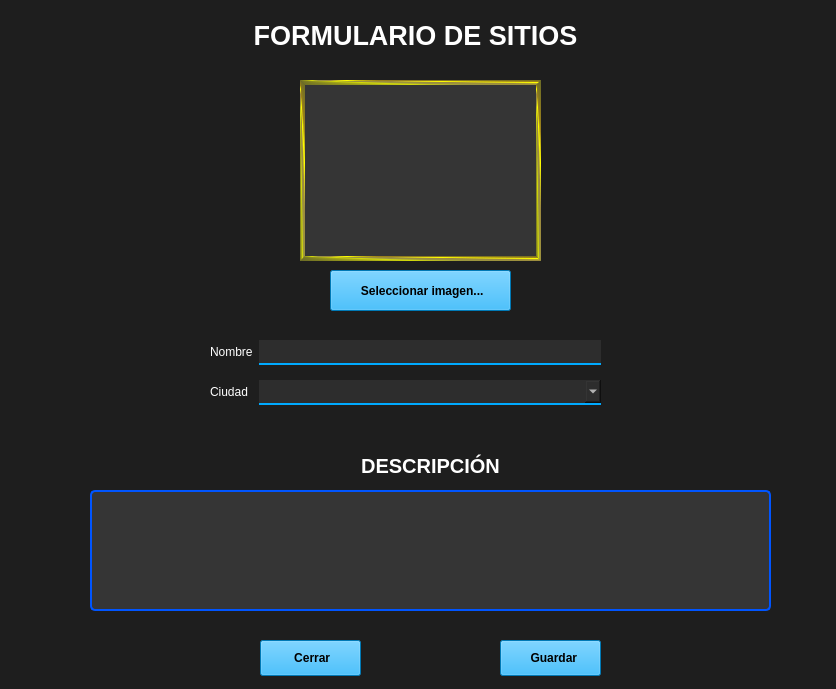
<?xml version="1.0" encoding="UTF-8"?>
<ui version="4.0">
 <class>agregarSitios</class>
 <widget class="QWidget" name="agregarSitios">
  <property name="windowModality">
   <enum>Qt::WindowModality::WindowModal</enum>
  </property>
  <property name="geometry">
   <rect>
    <x>0</x>
    <y>0</y>
    <width>836</width>
    <height>689</height>
   </rect>
  </property>
  <property name="maximumSize">
   <size>
    <width>836</width>
    <height>689</height>
   </size>
  </property>
  <property name="windowTitle">
   <string>Sitios</string>
  </property>
  <property name="windowIcon">
   <iconset>
    <normaloff>../recursos/img/sitios.png</normaloff>../recursos/img/sitios.png</iconset>
  </property>
  <property name="styleSheet">
   <string notr="true">background-color: rgb(30, 30, 30);
color: rgb(255, 255, 255);</string>
  </property>
  <widget class="QLabel" name="label">
   <property name="geometry">
    <rect>
     <x>10</x>
     <y>20</y>
     <width>811</width>
     <height>31</height>
    </rect>
   </property>
   <property name="font">
    <font>
     <pointsize>20</pointsize>
     <bold>true</bold>
    </font>
   </property>
   <property name="styleSheet">
    <string notr="true">color: rgb(255, 255, 255);</string>
   </property>
   <property name="text">
    <string>FORMULARIO DE SITIOS</string>
   </property>
   <property name="alignment">
    <set>Qt::AlignmentFlag::AlignCenter</set>
   </property>
  </widget>
  <widget class="QPushButton" name="seleccionarImagen">
   <property name="geometry">
    <rect>
     <x>330</x>
     <y>270</y>
     <width>181</width>
     <height>41</height>
    </rect>
   </property>
   <property name="font">
    <font>
     <bold>true</bold>
    </font>
   </property>
   <property name="styleSheet">
    <string notr="true">color: rgb(0, 0, 0);
background-color: rgb(0, 170, 255);</string>
   </property>
   <property name="text">
    <string> Seleccionar imagen...</string>
   </property>
   <property name="icon">
    <iconset>
     <normaloff>../recursos/iconos/ic_imagen.png</normaloff>../recursos/iconos/ic_imagen.png</iconset>
   </property>
   <property name="iconSize">
    <size>
     <width>28</width>
     <height>28</height>
    </size>
   </property>
  </widget>
  <widget class="QLabel" name="img_sitio">
   <property name="geometry">
    <rect>
     <x>300</x>
     <y>80</y>
     <width>241</width>
     <height>181</height>
    </rect>
   </property>
   <property name="styleSheet">
    <string notr="true">background-color: rgb(53, 53, 53);
border: 5px solid qconicalgradient(cx:0, cy:0, angle:135, stop:0 rgba(255, 255, 0, 69), stop:0.375 rgba(255, 255, 0, 69), stop:0.423533 rgba(251, 255, 0, 145), stop:0.45 rgba(247, 255, 0, 208), stop:0.477581 rgba(255, 244, 71, 130), stop:0.518717 rgba(255, 218, 71, 130), stop:0.55 rgba(255, 255, 0, 255), stop:0.57754 rgba(255, 203, 0, 130), stop:0.625 rgba(255, 255, 0, 69), stop:1 rgba(255, 255, 0, 69));</string>
   </property>
   <property name="text">
    <string/>
   </property>
  </widget>
  <widget class="QPlainTextEdit" name="desc_sitio">
   <property name="geometry">
    <rect>
     <x>90</x>
     <y>490</y>
     <width>681</width>
     <height>121</height>
    </rect>
   </property>
   <property name="font">
    <font>
     <pointsize>10</pointsize>
    </font>
   </property>
   <property name="styleSheet">
    <string notr="true">color: rgb(255, 255, 255);
background-color: rgb(53, 53, 53);
border:2px solid rgb(0, 85, 255);
border-radius: 5px</string>
   </property>
  </widget>
  <widget class="QPushButton" name="guardarSitio">
   <property name="geometry">
    <rect>
     <x>500</x>
     <y>640</y>
     <width>101</width>
     <height>36</height>
    </rect>
   </property>
   <property name="font">
    <font>
     <bold>true</bold>
    </font>
   </property>
   <property name="styleSheet">
    <string notr="true">color: rgb(0, 0, 0);
background-color: rgb(0, 170, 255);</string>
   </property>
   <property name="text">
    <string>  Guardar</string>
   </property>
   <property name="icon">
    <iconset>
     <normaloff>../recursos/iconos/ic_guardar.png</normaloff>../recursos/iconos/ic_guardar.png</iconset>
   </property>
  </widget>
  <widget class="QPushButton" name="cerrar">
   <property name="geometry">
    <rect>
     <x>260</x>
     <y>640</y>
     <width>101</width>
     <height>36</height>
    </rect>
   </property>
   <property name="font">
    <font>
     <bold>true</bold>
    </font>
   </property>
   <property name="styleSheet">
    <string notr="true">color: rgb(0, 0, 0);
background-color: rgb(0, 170, 255);</string>
   </property>
   <property name="text">
    <string> Cerrar</string>
   </property>
   <property name="icon">
    <iconset>
     <normaloff>../recursos/iconos/cerrar.png</normaloff>../recursos/iconos/cerrar.png</iconset>
   </property>
   <property name="iconSize">
    <size>
     <width>22</width>
     <height>22</height>
    </size>
   </property>
  </widget>
  <widget class="QLabel" name="label_2">
   <property name="geometry">
    <rect>
     <x>90</x>
     <y>450</y>
     <width>681</width>
     <height>31</height>
    </rect>
   </property>
   <property name="font">
    <font>
     <pointsize>15</pointsize>
     <bold>true</bold>
    </font>
   </property>
   <property name="styleSheet">
    <string notr="true">color: white;</string>
   </property>
   <property name="text">
    <string>DESCRIPCIÓN</string>
   </property>
   <property name="alignment">
    <set>Qt::AlignmentFlag::AlignCenter</set>
   </property>
  </widget>
  <widget class="QWidget" name="formLayoutWidget">
   <property name="geometry">
    <rect>
     <x>210</x>
     <y>340</y>
     <width>391</width>
     <height>71</height>
    </rect>
   </property>
   <layout class="QFormLayout" name="formLayout_2">
    <property name="verticalSpacing">
     <number>15</number>
    </property>
    <property name="bottomMargin">
     <number>6</number>
    </property>
    <item row="0" column="0">
     <widget class="QLabel" name="nombreLabel">
      <property name="text">
       <string>Nombre</string>
      </property>
     </widget>
    </item>
    <item row="0" column="1">
     <widget class="QLineEdit" name="nombreLineEdit">
      <property name="sizePolicy">
       <sizepolicy hsizetype="Expanding" vsizetype="Expanding">
        <horstretch>0</horstretch>
        <verstretch>0</verstretch>
       </sizepolicy>
      </property>
      <property name="font">
       <font>
        <pointsize>10</pointsize>
       </font>
      </property>
      <property name="styleSheet">
       <string notr="true">color: rgb(255, 255, 255);
border-bottom: 2px solid rgb(0, 170, 255);
border-left:none;
border-right:none;
border-top:none;
background-color: rgb(45, 45, 45);
padding-left:5px;
padding-right:5px;</string>
      </property>
      <property name="alignment">
       <set>Qt::AlignmentFlag::AlignLeading|Qt::AlignmentFlag::AlignLeft|Qt::AlignmentFlag::AlignVCenter</set>
      </property>
     </widget>
    </item>
    <item row="1" column="0">
     <widget class="QLabel" name="ciudadLabel">
      <property name="text">
       <string>Ciudad</string>
      </property>
     </widget>
    </item>
    <item row="1" column="1">
     <widget class="QComboBox" name="ciudadComboBox">
      <property name="sizePolicy">
       <sizepolicy hsizetype="Expanding" vsizetype="Expanding">
        <horstretch>0</horstretch>
        <verstretch>0</verstretch>
       </sizepolicy>
      </property>
      <property name="font">
       <font>
        <pointsize>10</pointsize>
       </font>
      </property>
      <property name="styleSheet">
       <string notr="true">color: rgb(255, 255, 255);
border-bottom: 2px solid rgb(0, 170, 255);
border-left:none;
border-right:none;
border-top:none;
background-color: rgb(45, 45, 45);
padding-left:5px;
padding-right:5px;</string>
      </property>
     </widget>
    </item>
   </layout>
  </widget>
 </widget>
 <resources/>
 <connections>
  <connection>
   <sender>cerrar</sender>
   <signal>clicked()</signal>
   <receiver>agregarSitios</receiver>
   <slot>close()</slot>
   <hints>
    <hint type="sourcelabel">
     <x>345</x>
     <y>615</y>
    </hint>
    <hint type="destinationlabel">
     <x>417</x>
     <y>323</y>
    </hint>
   </hints>
  </connection>
 </connections>
</ui>
